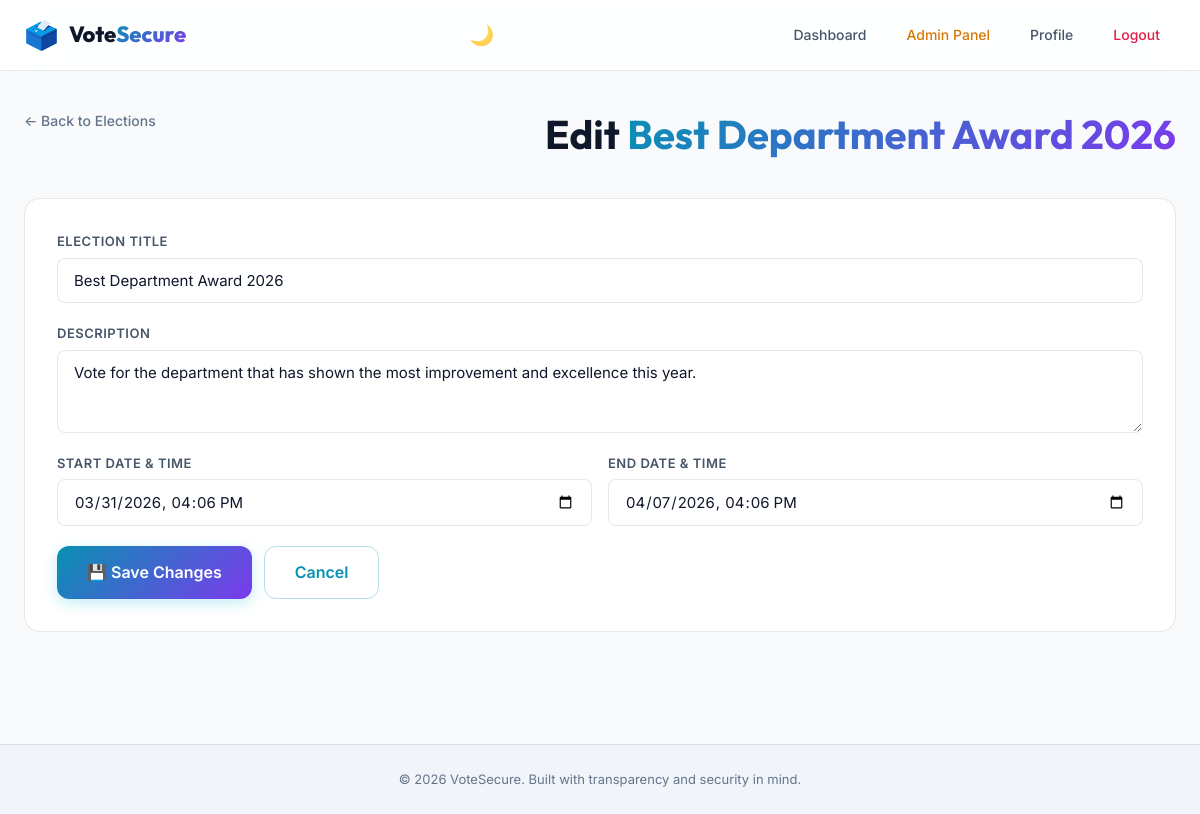
Page /admin/elections/2/edit (signed in) on the committed database.
### models.py (models this page shows, shortened)
class Election(db.Model):
    __tablename__ = 'elections'
    id = db.Column(db.Integer, primary_key=True)
    title = db.Column(db.String(200), nullable=False)
    description = db.Column(db.Text, nullable=True)
    start_time = db.Column(db.DateTime, nullable=False)
    end_time = db.Column(db.DateTime, nullable=False)
    is_active = db.Column(db.Boolean, default=True)
    created_by = db.Column(db.Integer, db.ForeignKey('users.id'), nullable=False)
    created_at = db.Column(db.DateTime, default=datetime.utcnow)
    candidates = db.relationship('Candidate', backref='election', lazy=True, cascade='all, delete-orphan')
    votes = db.relationship('Vote', backref='election', lazy=True, cascade='all, delete-orphan')
    creator = db.relationship('User', backref='created_elections', foreign_keys=[created_by])

### app.py (the view, shortened to what this page needs)
@app.route('/admin/elections/<int:election_id>/edit', methods=['GET', 'POST'])
@admin_required
def edit_election(election_id):
    election = Election.query.get_or_404(election_id)
    return render_template('admin/create_election.html', election=election, editing=True)

### app.py (called while the page is built)
@login_manager.user_loader
def load_user(user_id):
    return User.query.get(int(user_id))

def admin_required(f):
    @wraps(f)
    @login_required
    def decorated(*args, **kwargs):
        if not current_user.is_admin:
            flash('Access denied. Admin privileges required.', 'danger')
            return redirect(url_for('dashboard'))
        return f(*args, **kwargs)
    return decorated

### templates/admin/create_election.html (shortened to what this page needs)
{% extends "base.html" %}
{% block content %}
<section class="admin-section">
    <div class="container">
        <div class="admin-header">
            <a href="{{ url_for('admin_elections') }}" class="back-link">← Back to Elections</a>
            <h1 class="page-title">
                {% if editing %}
                    Edit <span class="gradient-text">{{ election.title }}</span>
                {% else %}
                    Create <span class="gradient-text">New Election</span>
                {% endif %}
            </h1>
        </div>
        <div class="form-card">
            <form method="POST" action="{% if editing %}{{ url_for('edit_election', election_id=election.id) }}{% else %}{{ url_for('create_election') }}{% endif %}" class="admin-form" id="election-form">
                <div class="form-group">
                    <label for="title">Election Title</label>
                    <input type="text" id="title" name="title" placeholder="e.g. Student Council President 2026"
                           value="{{ election.title if editing else '' }}" required>
                </div>
                <div class="form-group">
                    <label for="description">Description</label>
                    <textarea id="description" name="description" rows="3" placeholder="Describe what this election is about...">{{ election.description if editing else '' }}</textarea>
                </div>
                <div class="form-row">
                    <div class="form-group">
                        <label for="start_time">Start Date & Time</label>
                        <input type="datetime-local" id="start_time" name="start_time"
                               value="{{ election.start_time.strftime('%Y-%m-%dT%H:%M') if editing else '' }}" required>
                    </div>
                    <div class="form-group">
                        <label for="end_time">End Date & Time</label>
                        <input type="datetime-local" id="end_time" name="end_time"
                               value="{{ election.end_time.strftime('%Y-%m-%dT%H:%M') if editing else '' }}" required>
                    </div>
                </div>
                <div class="form-actions">
                    <button type="submit" class="btn btn-primary btn-lg" id="save-election-btn">
                        {% if editing %}💾 Save Changes{% else %}🗳️ Create Election{% endif %}
                    </button>
                    <a href="{{ url_for('admin_elections') }}" class="btn btn-outline btn-lg">Cancel</a>
                </div>
            </form>
        </div>
    </div>
</section>
{% endblock %}

### static/css/style.css (style rules this page uses)
:root { --bg-primary: #f8fafc; --bg-secondary: #f1f5f9; --bg-card: rgba(255, 255, 255, 0.9); --bg-input: rgba(255, 255, 255, 0.8); --text-primary: #0f172a; --text-secondary: #475569; --text-muted: #64748b; --accent-cyan: #0891b2; --accent-violet: #7c3aed; --accent-emerald: #059669; --accent-amber: #d97706; --accent-rose: #e11d48; --gradient-primary: linear-gradient(135deg, #0891b2, #7c3aed); --border-color: rgba(15, 23, 42, 0.1); --border-accent: rgba(8, 145, 178, 0.3); --shadow-md: 0 4px 16px rgba(15, 23, 42, 0.05); --shadow-lg: 0 8px 32px rgba(15, 23, 42, 0.08); --shadow-glow: 0 0 30px rgba(8, 145, 178, 0.2); --bg-nav: rgba(255, 255, 255, 0.85); --bg-nav-menu: rgba(248, 250, 252, 0.98); --bg-hover: rgba(241, 245, 249, 0.5); --bg-hover-strong: rgba(241, 245, 249, 0.8); --bg-table-header: rgba(241, 245, 249, 0.6); --bg-table-hover: rgba(241, 245, 249, 0.4); --bg-hero: linear-gradient(160deg, #f8fafc 0%, #f1f5f9 40%, #e2e8f0 100%); --radius-sm: 8px; --radius-md: 12px; --radius-lg: 16px; --radius-xl: 24px; --transition-fast: 0.2s ease; --transition-normal: 0.3s ease; }
*, *::before, *::after { margin: 0; padding: 0; box-sizing: border-box; }
html { scroll-behavior: smooth; }
body { font-family: 'Inter', -apple-system, sans-serif; background: var(--bg-primary); color: var(--text-primary); line-height: 1.6; min-height: 100vh; overflow-x: hidden; -webkit-font-smoothing: antialiased; }
h1,h2,h3,h4,h5,h6 { font-family: 'Outfit','Inter',sans-serif; font-weight: 700; line-height: 1.2; }
a { color: var(--accent-cyan); text-decoration: none; transition: color var(--transition-fast); }
.container { max-width: 1200px; margin: 0 auto; padding: 0 24px; }
.gradient-text { background: var(--gradient-primary); -webkit-background-clip: text; -webkit-text-fill-color: transparent; background-clip: text; }
.btn { display: inline-flex; align-items: center; justify-content: center; gap: 8px; padding: 10px 22px; border: none; border-radius: var(--radius-sm); font-family: 'Inter',sans-serif; font-size: 14px; font-weight: 600; cursor: pointer; transition: all var(--transition-fast); text-decoration: none; line-height: 1.4; white-space: nowrap; }
.btn-primary { background: var(--gradient-primary); color: #fff; box-shadow: 0 4px 14px rgba(6,182,212,0.25); }
.btn-outline { background: transparent; border: 1px solid var(--border-accent); color: var(--accent-cyan); }
.btn-lg { padding: 14px 30px; font-size: 16px; border-radius: var(--radius-md); }
.form-group { display: flex; flex-direction: column; gap: 6px; }
.form-group label { font-size: 13px; font-weight: 600; color: var(--text-secondary); text-transform: uppercase; letter-spacing: 0.5px; }
.page-title { font-size: clamp(1.8rem,4vw,2.5rem); margin-bottom: 8px; }
.back-link { display: inline-flex; align-items: center; gap: 6px; color: var(--text-muted); font-size: 14px; font-weight: 500; margin-bottom: 16px; }
.admin-section { padding: 40px 0 80px; }
.admin-header { display: flex; justify-content: space-between; align-items: flex-start; flex-wrap: wrap; gap: 16px; margin-bottom: 32px; }
.form-card { background: var(--bg-card); border: 1px solid var(--border-color); border-radius: var(--radius-lg); padding: 32px; margin-bottom: 32px; }
.admin-form { display: flex; flex-direction: column; gap: 20px; }
.admin-form input[type="text"], .admin-form input[type="email"], .admin-form input[type="datetime-local"], .admin-form textarea, .admin-form select { width: 100%; padding: 12px 16px; background: var(--bg-input); border: 1px solid var(--border-color); border-radius: var(--radius-sm); color: var(--text-primary); font-family: 'Inter',sans-serif; font-size: 15px; outline: none; transition: all var(--transition-fast); }
.admin-form textarea { resize: vertical; min-height: 80px; }
.form-row { display: grid; grid-template-columns: 1fr 1fr; gap: 16px; }
.form-actions { display: flex; gap: 12px; flex-wrap: wrap; }

### rows in the picture
Election: title "Best Department Award 2026", description "Vote for the department that has shown the most improvement and excellence this year.", start_time "03/31/2026 16:06", end_time "04/07/2026 16:06"
